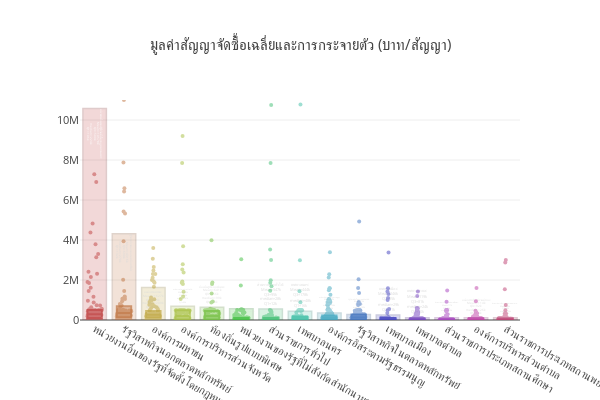

Notebook source saved alongside this figure:
### Markdown cell above
## Relationship between org_name and avg_contrct_price

### Code cell
n_sampling = 100
x_data = costPerContrct.index

# if would like rainbow color
barcolors = ['hsl('+str(h)+',50%'+',50%)' for h in range(0, 360, int(360/count_contrct.shape[0]))]
edgescolors = ['hsl('+str(h)+',100%'+',20%)' for h in range(0, 360, int(360/count_contrct.shape[0]))]
marker = dict(color=barcolors,
              line=dict(color=edgescolors,width=1.5),
             )
traces = []
hover_text = []

for xd, cls in zip(x_data, barcolors):
    temp_df = govSpendCntrct.loc[govSpendCntrct['org_name']==xd,'contrct_price']
    q1_mark = temp_df.quantile(0.25)
    q3_mark = temp_df.quantile(0.75)
    
    hover_text.append('{}:<br>Mean={:.0f}k<br>Q3={:.0f}k<br>median={:.0f}k<br>Q1={:.0f}k'.format(
        xd,temp_df.mean()/1000,q3_mark/1000,temp_df.median()/1000,q1_mark/1000))
    
    hover_text_temp = '{}:<br>Mean={:.0f}k<br>Q3={:.0f}k<br>median={:.0f}k<br>Q1={:.0f}k'.format(
        xd,temp_df.mean()/1000,q3_mark/1000,temp_df.median()/1000,q1_mark/1000)
    
    traces.append(Box(
                    y=temp_df.sample(n_sampling),
                    name=xd,
                    boxpoints='all',
                    pointpos=0,
                    jitter=1,
                    whiskerwidth=0.2,
                    marker=dict(color=cls, size=4),
                    opacity=0.5, 
                    fillcolor='rgba(0,0,0,0)',
                    line=dict(color='rgba(0,0,0,0)'),
                    text=hover_text_temp,
                    hoverinfo='text'
                    )
                 )

    temp_df.loc[temp_df<=q1_mark] = q1_mark
    temp_df.loc[temp_df>=q3_mark] = q3_mark
    
    # use this to make the box plot instead of using the whole temp_df (with 8xx,xxx data points)
    # since a box plot keeps all data points even when the points are hidden --> large file size
    temp_box = pd.Series([q1_mark]*5+[temp_df.mean()]+[q3_mark]*5)
    
    traces.append(Box(
#                     y=temp_df,
                    y=temp_box,
                    name=xd,
                    boxpoints=False,
                    whiskerwidth=0.2,
                    opacity=0.7, 
                    line=dict(color=cls),
                    hoverinfo='none'
                    )
                 )

    
traces.append(Bar(
                x=costPerContrct.index,
                y=costPerContrct['contrct_price'],
                marker=marker,
                opacity=0.2,
                name='average',
                text=hover_text,
                hoverinfo='none'
                )
             )    
        
layout = Layout(
    title='มูลค่าสัญญาจัดซื้อเฉลี่ยและการกระจายตัว (บาท/สัญญา)',
    showlegend=False,
    width=600,
    height=400,
    font=dict(size=11),
    yaxis=dict(
        range=[0, 11e6]
    )
)

fig = Figure(data=traces, layout=layout)
py.iplot(fig)
# py.plot(fig, filename='spendingDistributionByOrg.html')
